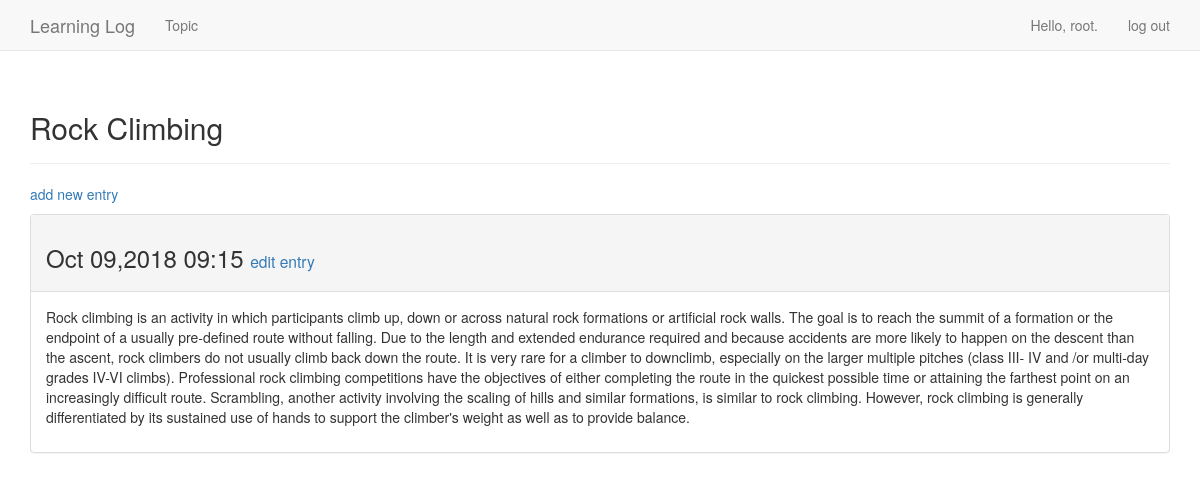
The page /topics/2/ (signed in) on the database its author committed.
### learning_logs/models.py (models this page shows, shortened)
class Topic(models.Model):
	text = models.CharField(max_length=200)
	date_added = models.DateTimeField(auto_now_add=True)
	owner = models.ForeignKey(User)
	def __str__(self):
		return self.text

class Entry(models.Model):
	topic = models.ForeignKey(Topic, on_delete=models.CASCADE)
	text = models.TextField()
	date_added = models.DateTimeField(auto_now_add=True)
	class Meta:
		verbose_name_plural = 'entries'

### learning_logs/views.py (the view)
# urls.py: url(r'^topics/(?P<topic_id>\d+)/$', views.topic, name='topic'),
@login_required
def topic(request, topic_id):
	topic = Topic.objects.get(id=topic_id)
	if topic.owner != request.user:
		raise Http404("你所访问的页面不存在！")
	entries = topic.entry_set.order_by('-date_added')
	context = {'topic':topic, 'entries':entries}
	return render(request, 'learning_logs/topic.html', context)

### learning_logs/templates/learning_logs/topic.html
{% extends 'learning_logs/base.html' %}
{% block header %}
  <h2>{{ topic }}</h2>
{% endblock header %}
{% block content %}
  <p>
    <a href="{% url 'learning_logs:new_entry' topic.id %}">add new entry</a>
  </p>
  {% for entry in entries %}
    <div class="panel panel-default">
      <div class="panel-heading">
        <h3>
          {{ entry.date_added|date:'M d,Y H:i' }}
          <small>
            <a href="{% url 'learning_logs:edit_entry' entry.id %}">
              edit entry
            </a>
          </small>
        </h3>
      </div>
      <div class="panel-body">
        {{ entry.text|linebreaks }}
      </div>
    </div>
  {% empty %}
    There are no entries for this topic yet.
  {% endfor %}
{% endblock content %}

### learning_logs/templates/learning_logs/base.html (shortened to what this page needs)
{% load bootstrap3 %}
<!DOCTYPE html>
<html lang="en">
  <head>
    {% bootstrap_css %}
  </head>
<body>
  <nav class="navbar navbar-default navbar-static-top">
    <div class="container">
      <div class="navbar-header">
        <a class="navbar-brand" href="{% url 'learning_logs:index' %}">
          Learning Log</a>
      </div>
      <div id="navbar" class="navbar-collapse collapse">
        <ul class="nav navbar-nav">
          <li><a href="{% url 'learning_logs:topics' %}">Topic</a></li>
        </ul>
        <ul class="nav navbar-nav navbar-right">
          {% if user.is_authenticated %}
            <li><a>Hello, {{ user.username }}.</a></li>
            <li><a href="{% url 'users:logout' %}">log out</a></li>
          {% else %}
            <li><a href="{% url 'users:register' %}">register</a></li>
            <li><a href="{% url 'users:login' %}">log in</a></li>
          {% endif %}
        </ul>
      </div>
    </div>
  </nav>
  <div class="container">
    <div class="page-header">
      {% block header %}{% endblock header %}
    </div>
    <div>
      {% block content %}{% endblock content %}
    </div>
  </div>
</body>
</html>

### rows shown on the page
Topic: text "Rock Climbing"
Entry: date_added "Oct 09,2018 09:15", text "Rock climbing is an activity in which participants climb up, down or across natural rock formations or artificial rock walls. The goal is to reach the summit of a formation or the endpoint of a usually pre-defined route without falling. Due to the length and extended endurance required and because accidents are more likely to happen on the descent than the ascent, rock climbers do not usually climb back down the route. It is very rare for a climber to downclimb, especially on the larger multiple pitches (class III- IV and /or multi-day grades IV-VI climbs). Professional rock climbing competitions have the objectives of either completing the route in the quickest possible time or attaining…"

### other values the page prints
{{ user.username }} "root"
